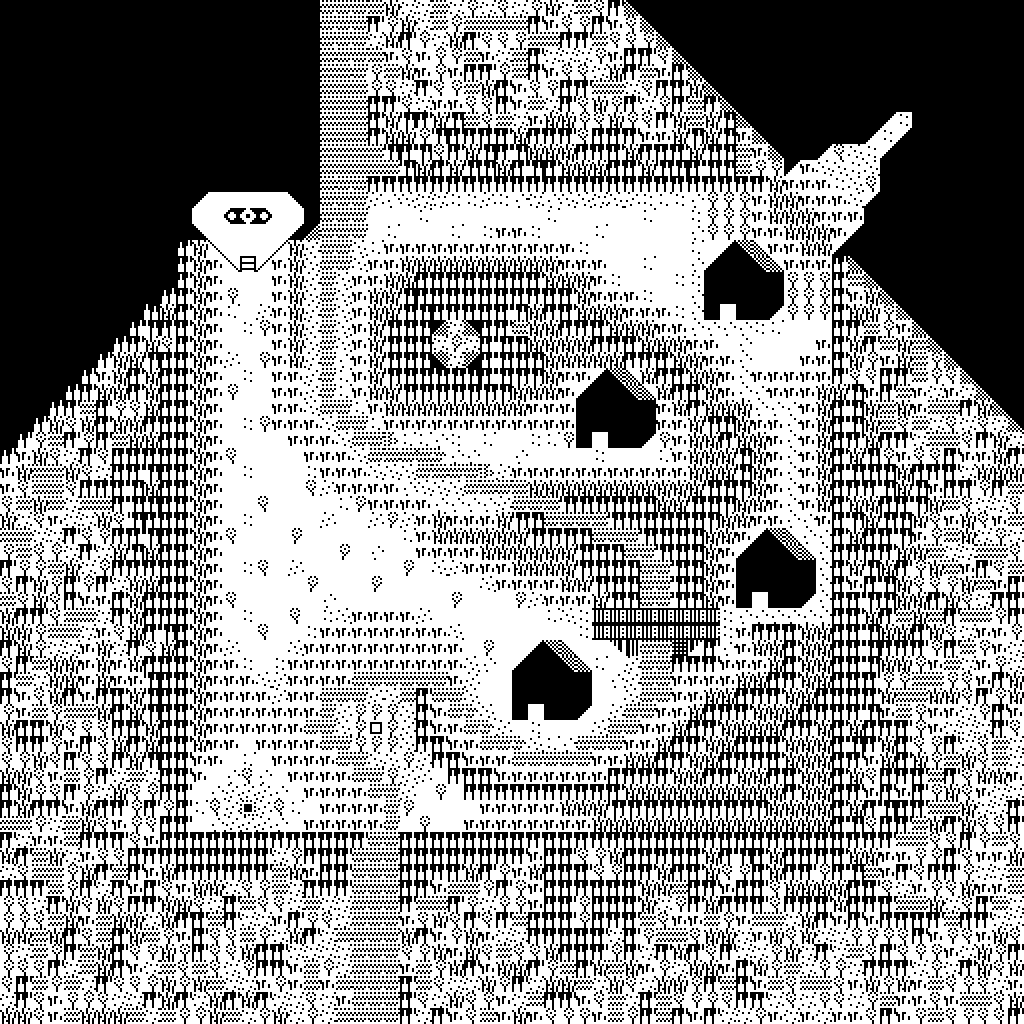

Below is a game level as drawn by its tile map, then a one-line description and the .tmx that defines it (tile-layer data replaced by summaries):
An orthogonal 64x64 tile map with 16x16 px tiles, 2 tile layers (background, blocked) and 12 objects (3x house1, player, return, door, cat, ...).

<map version="1.0" tiledversion="1.1.5" orientation="orthogonal" renderorder="right-down" width="64" height="64" tilewidth="16" tileheight="16" infinite="0" nextobjectid="37">
 <tileset firstgid="1" name="map_tileset" tilewidth="16" tileheight="16" tilecount="180" columns="20">
  <image source="../images/tileset3s.png" width="320" height="144" />
  <tile id="60">
   <animation>
    <frame tileid="25" duration="200" />
    <frame tileid="153" duration="200" />
   </animation>
  </tile>
  <tile id="115">
   <animation>
    <frame tileid="115" duration="300" />
    <frame tileid="116" duration="400" />
   </animation>
  </tile>
  <tile id="117">
   <animation>
    <frame tileid="117" duration="500" />
    <frame tileid="118" duration="500" />
   </animation>
  </tile>
  <tile id="119">
   <animation>
    <frame tileid="119" duration="300" />
    <frame tileid="120" duration="300" />
   </animation>
  </tile>
  <tile id="121">
   <animation>
    <frame tileid="121" duration="200" />
    <frame tileid="122" duration="200" />
   </animation>
  </tile>
  <tile id="125">
   <animation>
    <frame tileid="125" duration="400" />
    <frame tileid="126" duration="500" />
   </animation>
  </tile>
  <tile id="127">
   <animation>
    <frame tileid="127" duration="500" />
    <frame tileid="128" duration="600" />
   </animation>
  </tile>
  <tile id="129">
   <animation>
    <frame tileid="129" duration="400" />
    <frame tileid="130" duration="300" />
   </animation>
  </tile>
  <tile id="131">
   <animation>
    <frame tileid="131" duration="800" />
    <frame tileid="132" duration="800" />
   </animation>
  </tile>
  <tile id="133">
   <animation>
    <frame tileid="133" duration="700" />
    <frame tileid="134" duration="900" />
   </animation>
  </tile>
 </tileset>
 <layer name="background" width="64" height="64">
  <properties>
   <property name="tileset" value="map_tileset" />
  </properties>
  <data>[4096 cells, 3953 non-empty, 23 distinct tile ids]</data>
 </layer>
 <layer name="blocked" width="64" height="64">
  <properties>
   <property name="collision" type="bool" value="true" />
   <property name="tileset" value="map_tileset" />
  </properties>
  <data>[4096 cells, 2898 non-empty, 29 distinct tile ids]</data>
 </layer>
 <objectgroup name="objects">
  <properties>
   <property name="tileset" value="map_tileset" />
  </properties>
  <object id="1" name="player" type="player" x="240" y="208" width="16" height="16">
   <properties>
    <property name="group" value="players" />
    <property name="texture" value="player_spritesheet" />
    <property name="walking_speed" value="200" />
   </properties>
  </object>
  <object id="9" name="return" type="return" x="240" y="800" width="16" height="16">
   <properties>
    <property name="group" value="returns" />
    <property name="previous_level" value="act1b" />
   </properties>
  </object>
  <object id="10" name="door" type="door" x="904" y="104" width="16" height="16">
   <properties>
    <property name="group" value="doors" />
    <property name="next_level" value="act3" />
   </properties>
  </object>
  <object id="19" name="cat7" type="cat" x="816" y="720" width="16" height="16">
   <properties>
    <property name="group" value="cats" />
    <property name="message" value="cat7_message" />
    <property name="texture" value="cat_spritesheet" />
   </properties>
  </object>
  <object id="20" name="sign" type="sign" x="272" y="464" width="16" height="16">
   <properties>
    <property name="group" value="npcs" />
    <property name="message" value="sign2_message" />
    <property name="texture" value="sign_spritesheet" />
   </properties>
  </object>
  <object id="12" name="flute" type="flute" x="368" y="720" width="16" height="16">
   <properties>
    <property name="collected" type="bool" value="false" />
    <property name="group" value="items" />
    <property name="message" value="flute_message" />
    <property name="texture" value="flute_spritesheet" />
   </properties>
  </object>
  <object id="30" name="house1" type="house1" x="528" y="704" width="16" height="16">
   <properties>
    <property name="group" value="npcs" />
    <property name="message" value="house1_message" />
    <property name="texture" value="house1_spritesheet" />
   </properties>
  </object>
  <object id="31" name="house2" type="house1" x="752" y="592" width="16" height="16">
   <properties>
    <property name="group" value="npcs" />
    <property name="message" value="house2_message" />
    <property name="texture" value="house1_spritesheet" />
   </properties>
  </object>
  <object id="32" name="house3" type="house1" x="720" y="304" width="16" height="16">
   <properties>
    <property name="group" value="npcs" />
    <property name="message" value="house3_message" />
    <property name="texture" value="house1_spritesheet" />
   </properties>
  </object>
  <object id="33" name="house4" type="house4" x="592" y="432" width="16" height="16">
   <properties>
    <property name="group" value="npcs" />
    <property name="message" value="house4_message" />
    <property name="texture" value="house4_spritesheet" />
   </properties>
  </object>
  <object id="34" name="water" type="water" x="368" y="208" width="16" height="16">
   <properties>
    <property name="group" value="npcs" />
    <property name="message" value="water_message" />
    <property name="texture" value="water_spritesheet" />
   </properties>
  </object>
  <object id="36" name="cap" type="cap" x="528" y="304" width="16" height="16">
   <properties>
    <property name="collected" type="bool" value="false" />
    <property name="group" value="items" />
    <property name="message" value="cap_message" />
    <property name="texture" value="cap_spritesheet" />
   </properties>
  </object>
 </objectgroup>
</map>
